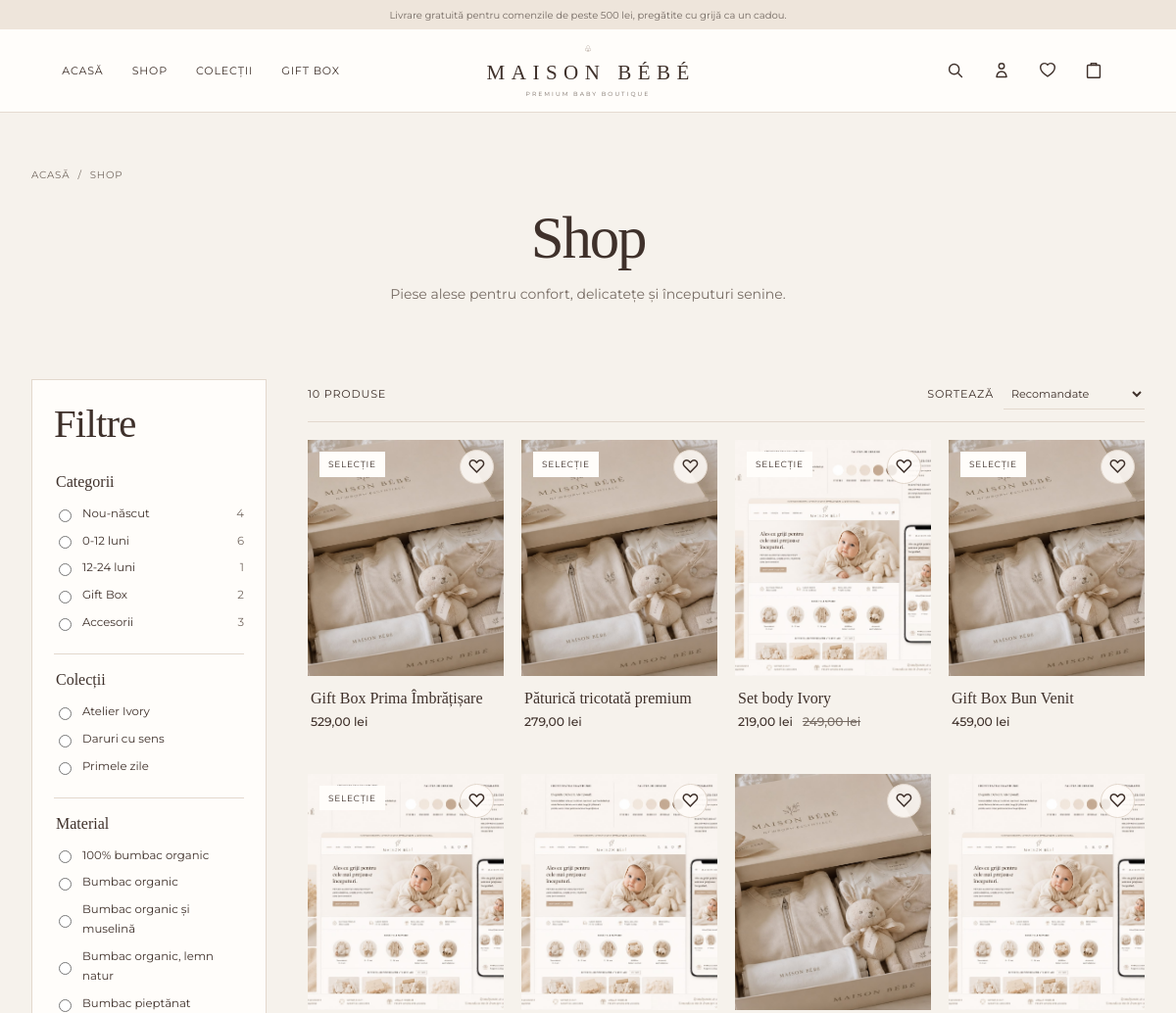
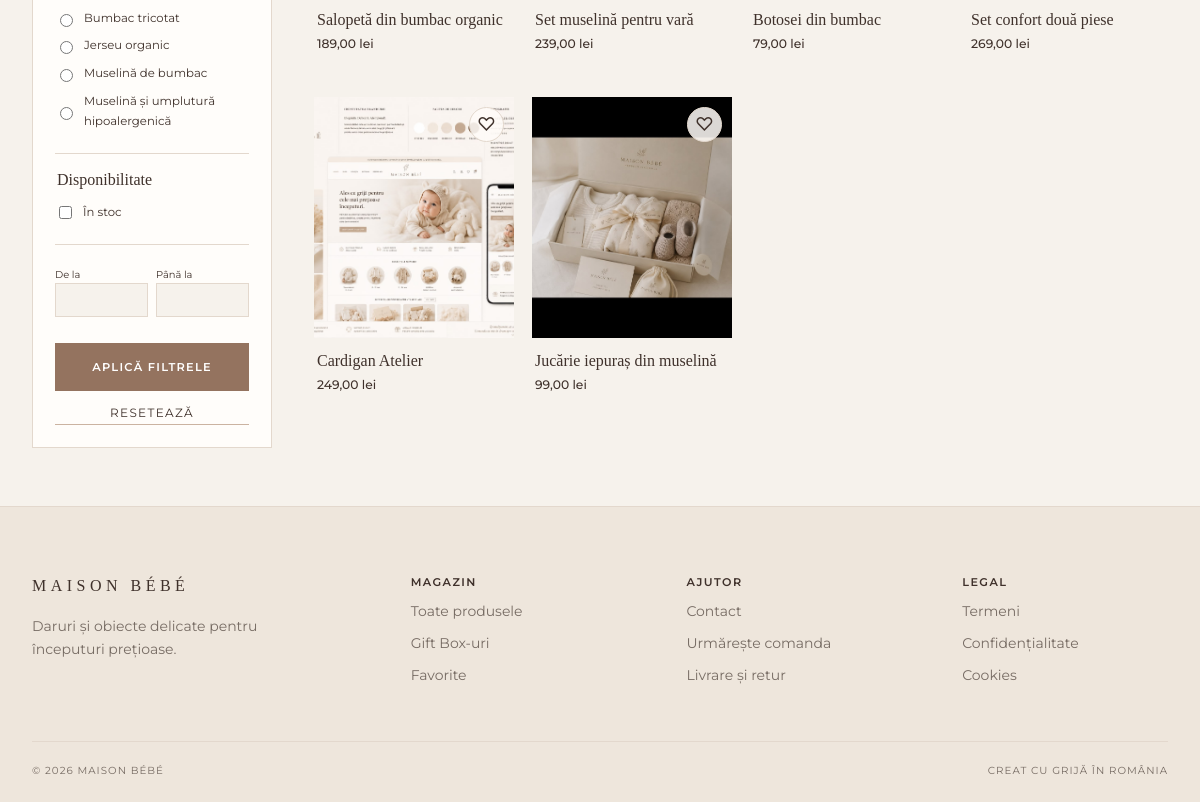
Page /shop on the committed database (2 pictures, top to bottom).
### tables this page shows
CREATE TABLE IF NOT EXISTS categories (
    id BIGINT UNSIGNED AUTO_INCREMENT PRIMARY KEY,
    parent_id BIGINT UNSIGNED NULL,
    image_id BIGINT UNSIGNED NULL,
    name VARCHAR(190) NOT NULL,
    slug VARCHAR(190) NOT NULL,
    description TEXT NULL,
    is_active TINYINT(1) NOT NULL DEFAULT 1,
    is_featured TINYINT(1) NOT NULL DEFAULT 0,
    show_in_menu TINYINT(1) NOT NULL DEFAULT 1,
    is_indexable TINYINT(1) NOT NULL DEFAULT 1,
    sort_order INT NOT NULL DEFAULT 0,
    seo_title VARCHAR(255) NULL,
    seo_description VARCHAR(320) NULL,
    created_at TIMESTAMP NOT NULL DEFAULT CURRENT_TIMESTAMP,
    updated_at TIMESTAMP NOT NULL DEFAULT CURRENT_TIMESTAMP ON UPDATE CURRENT_TIMESTAMP,
    deleted_at DATETIME NULL,
    UNIQUE KEY uq_categories_slug (slug),
    KEY idx_categories_parent_order (parent_id, sort_order),
    KEY idx_categories_active (is_active, is_indexable),
    CONSTRAINT fk_categories_parent FOREIGN KEY (parent_id) REFERENCES categories(id) ON DELETE SET NULL,
    CONSTRAINT fk_categories_image FOREIGN KEY (image_id) REFERENCES media_assets(id) ON DELETE SET NULL
);

CREATE TABLE IF NOT EXISTS collections (
    id BIGINT UNSIGNED AUTO_INCREMENT PRIMARY KEY,
    image_id BIGINT UNSIGNED NULL,
    name VARCHAR(190) NOT NULL,
    slug VARCHAR(190) NOT NULL,
    description TEXT NULL,
    is_active TINYINT(1) NOT NULL DEFAULT 1,
    is_featured TINYINT(1) NOT NULL DEFAULT 0,
    is_indexable TINYINT(1) NOT NULL DEFAULT 1,
    seo_title VARCHAR(255) NULL,
    seo_description VARCHAR(320) NULL,
    created_at TIMESTAMP NOT NULL DEFAULT CURRENT_TIMESTAMP,
    updated_at TIMESTAMP NOT NULL DEFAULT CURRENT_TIMESTAMP ON UPDATE CURRENT_TIMESTAMP,
    deleted_at DATETIME NULL,
    UNIQUE KEY uq_collections_slug (slug),
    CONSTRAINT fk_collections_image FOREIGN KEY (image_id) REFERENCES media_assets(id) ON DELETE SET NULL
);

CREATE TABLE IF NOT EXISTS products (
    id BIGINT UNSIGNED AUTO_INCREMENT PRIMARY KEY,
    primary_category_id BIGINT UNSIGNED NULL,
    name VARCHAR(190) NOT NULL,
    slug VARCHAR(190) NOT NULL,
    sku VARCHAR(100) NOT NULL,
    brand VARCHAR(120) NULL,
    material VARCHAR(190) NULL,
    short_description TEXT NULL,
    description_html MEDIUMTEXT NULL,
    care_html TEXT NULL,
    status ENUM('draft','active','archived') NOT NULL DEFAULT 'draft',
    is_featured TINYINT(1) NOT NULL DEFAULT 0,
    is_gift_box TINYINT(1) NOT NULL DEFAULT 0,
    robots_index TINYINT(1) NOT NULL DEFAULT 1,
    include_sitemap TINYINT(1) NOT NULL DEFAULT 1,
    seo_title VARCHAR(255) NULL,
    seo_description VARCHAR(320) NULL,
    canonical_url VARCHAR(500) NULL,
    og_title VARCHAR(255) NULL,
    og_description VARCHAR(320) NULL,
    og_image_id BIGINT UNSIGNED NULL,
    deletion_strategy ENUM('archive','redirect_product','redirect_category','gone') NOT NULL DEFAULT 'archive',
    replacement_product_id BIGINT UNSIGNED NULL,
    published_at DATETIME NULL,
    created_at TIMESTAMP NOT NULL DEFAULT CURRENT_TIMESTAMP,
    updated_at TIMESTAMP NOT NULL DEFAULT CURRENT_TIMESTAMP ON UPDATE CURRENT_TIMESTAMP,
    deleted_at DATETIME NULL,
    UNIQUE KEY uq_products_slug (slug),
    UNIQUE KEY uq_products_sku (sku),
    KEY idx_products_status_published (status, published_at),
    KEY idx_products_primary_category (primary_category_id),
    FULLTEXT KEY ft_products_search (name, short_description, description_html),
    CONSTRAINT fk_products_primary_category FOREIGN KEY (primary_category_id) REFERENCES categories(id) ON DELETE SET NULL,
    CONSTRAINT fk_products_og_image FOREIGN KEY (og_image_id) REFERENCES media_assets(id) ON DELETE SET NULL,
    CONSTRAINT fk_products_replacement FOREIGN KEY (replacement_product_id) REFERENCES products(id) ON DELETE SET NULL
);

### app/Views/partials/product-card.php (the view)
<article class="product-card">
    <div class="product-media">
        <a href="<?= e(url('/produs/' . $product['slug'])) ?>">
            <img src="<?= e(url($product['image_path'])) ?>" alt="<?= e($product['image_alt'] ?? $product['name']) ?>" width="560" height="680" loading="lazy">
        </a>
        <?php if (!empty($product['is_featured'])): ?><span class="badge">Selecție</span><?php endif; ?>
        <button type="button" class="wishlist-toggle" aria-label="Adaugă <?= e($product['name']) ?> la favorite" data-wishlist-product="<?= (int) $product['id'] ?>">♡</button>
    </div>
    <div class="product-info"><a href="<?= e(url('/produs/' . $product['slug'])) ?>"><h3><?= e($product['name']) ?></h3></a><div class="price"><?= money($product['price_minor']) ?><?php if (!empty($product['compare_at_price_minor'])): ?><del><?= money($product['compare_at_price_minor']) ?></del><?php endif; ?></div></div>
</article>

### app/Views/storefront/catalog.php (shortened to what the rows shown need)
<section class="catalog-hero shell"><nav class="breadcrumbs" aria-label="Breadcrumb"><a href="<?= e(url('/')) ?>">Acasă</a><span>/</span><span><?= e($heading) ?></span></nav><h1><?= e($heading) ?></h1><p><?= e($description) ?></p></section>
<section class="shell catalog-layout section-space-small">
    <aside id="catalog-filters" class="catalog-filters">
        <form method="get" action="">
            <div class="filter-head"><h2>Filtre</h2><button type="button" data-filter-toggle aria-label="Închide filtrele">×</button></div>
            <fieldset><legend>Categorii</legend><?php foreach ($categories as $item): ?><label><input type="radio" name="categorie" value="<?= e($item['slug']) ?>" <?= ($filters['category'] ?? '') === $item['slug'] ? 'checked' : '' ?>> <?= e($item['name']) ?><span><?= (int) $item['product_count'] ?></span></label><?php endforeach; ?></fieldset>
            <fieldset><legend>Colecții</legend><?php foreach ($collections as $item): ?><label><input type="radio" name="colectie" value="<?= e($item['slug']) ?>" <?= ($filters['collection'] ?? '') === $item['slug'] ? 'checked' : '' ?>> <?= e($item['name']) ?></label><?php endforeach; ?></fieldset>
            <fieldset><legend>Material</legend><?php foreach ($materials as $material): ?><label><input type="radio" name="material" value="<?= e($material) ?>" <?= ($filters['material'] ?? '') === $material ? 'checked' : '' ?>> <?= e($material) ?></label><?php endforeach; ?></fieldset>
            <fieldset><legend>Disponibilitate</legend><label><input type="checkbox" name="stoc" value="disponibil" <?= !empty($filters['stock']) ? 'checked' : '' ?>> În stoc</label></fieldset>
            <div class="price-fields"><label>De la <input type="number" name="pret_min" min="0" value="<?= e(isset($filters['min_price']) && $filters['min_price'] !== null ? (int) $filters['min_price'] / 100 : '') ?>"></label><label>Până la <input type="number" name="pret_max" min="0" value="<?= e(isset($filters['max_price']) && $filters['max_price'] !== null ? (int) $filters['max_price'] / 100 : '') ?>"></label></div>
            <button class="button" type="submit">Aplică filtrele</button><a class="text-link" href="<?= e(url('/shop')) ?>">Resetează</a>
        </form>
    </aside>
    <div class="catalog-content">
        <div class="catalog-toolbar"><span><?= (int) $catalog['total'] ?> produse</span><form method="get"><label for="sort">Sortează</label><select id="sort" name="sort" onchange="this.form.submit()"><option value="">Recomandate</option></select></form></div>
        <?php if (!$catalog['items']): ?><?= e(url('/shop')) ?><?php else: ?><div class="product-grid"><?php foreach ($catalog['items'] as $product) { require BASE_PATH . '/app/Views/partials/product-card.php'; } ?></div><?php endif; ?>
        <?php $pages = (int) ceil($catalog['total'] / 12); ?>
    </div>
</section>

### app/Core/Router.php (shortened to what the rows shown need)
<?php
final class Router
{
    private array $routes = [];
    public function add(string $method, string $path, callable|array $handler, array $middleware = []): self
    {
        $this->routes[] = compact('method', 'path', 'handler', 'middleware');
        return $this;
    }
    public function dispatch(?Request $request = null): void
    {
        $request ??= new Request();
        foreach ($this->routes as $route) {
            $params = $this->match($route['path'], $request->path);
            if ($params === null) {
                continue;
            }
            $handler = $route['handler'];
            if (is_array($handler)) {
                [$class, $method] = $handler;
                $handler = [new $class(), $method];
            }
            $result = $handler($request, ...array_values($params));
            if (is_string($result)) {
                echo $result;
            }
            return;
        }
        throw new HttpException(404, 'Pagina nu a fost găsită.');
    }
    private function match(string $pattern, string $path): ?array
    {
        $keys = [];
        $regex = preg_replace_callback('/\{([a-zA-Z_][a-zA-Z0-9_]*)\}/', static function (array $match) use (&$keys): string {
            $keys[] = $match[1];
            return '([^/]+)';
        }, rtrim($pattern, '/'));
        $regex = '#^' . ($regex === '' ? '/' : $regex) . '/?$#u';
        if (!preg_match($regex, $path, $matches)) {
            return null;
        }
        array_shift($matches);
        return $keys ? array_combine($keys, $matches) : [];
    }
}

### rows in the picture
categories: slug "☐ Nou-născut 4", name "Nou-născut", product_count "4"
categories: slug "☐ 0-12 luni 6", name "0-12 luni", product_count "6"
categories: slug "☐ 12-24 luni 1", name "12-24 luni", product_count "1"
categories: slug "☐ Gift Box 2", name "Gift Box", product_count "2"
categories: slug "☐ Accesorii 3", name "Accesorii", product_count "3"
collections: slug "☐ Atelier Ivory", name "Atelier Ivory"
collections: slug "☐ Daruri cu sens", name "Daruri cu sens"
collections: slug "☐ Primele zile", name "Primele zile"
products: is_featured "SELECȚIE", name "Gift Box Prima Îmbrățișare", price_minor "529,00 lei"
products: is_featured "SELECȚIE", name "Păturică tricotată premium", price_minor "279,00 lei"
products: is_featured "SELECȚIE", name "Set body Ivory", price_minor "219,00 lei", compare_at_price_minor "249,00 lei"
products: is_featured "SELECȚIE", name "Gift Box Bun Venit", price_minor "459,00 lei"
products: is_featured "SELECȚIE", name "Salopetă din bumbac organic", price_minor "189,00 lei"
products: name "Set muselină pentru vară", price_minor "239,00 lei"
products: name "Botosei din bumbac", price_minor "79,00 lei"
products: name "Set confort două piese", price_minor "269,00 lei"
products: name "Cardigan Atelier", price_minor "249,00 lei"
products: shows a picture, name "Jucărie iepuraș din muselină", price_minor "99,00 lei"

### other values in the picture
$material "100% bumbac organic"
$material "Bumbac organic"
$material "Bumbac organic și muselină"
$material "Bumbac organic, lemn natur"
$material "Bumbac pieptănat"
$material "Bumbac tricotat"
$material "Jerseu organic"
$material "Muselină de bumbac"
$material "Muselină și umplutură hipoalergenică"
$catalog['total'] "10"
